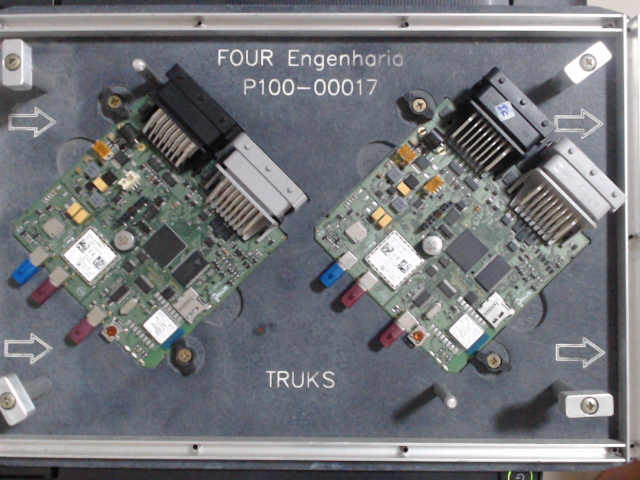
#> input picture AprendendoOPENCV/imagensOrganizadas/0.png, 640 x 480 px, found by its file name
$ python borda.py
#> lines starting #> are read from the running program, lines starting #| are printed output that depends on the picture
from ctypes import resize
import cv2
from imutils import paths
import shutil

def borda():
    Nimg = 0

    imagemPath = list(paths.list_images('pos/'))

    for z in imagemPath:
        img = cv2.imread('pos/' + str(Nimg) + '.png')
#> img is the input picture: shape (480, 640, 3); mean B, G, R 122.2, 118.4, 116.3
        edges = cv2.Canny(img, 100, 200)
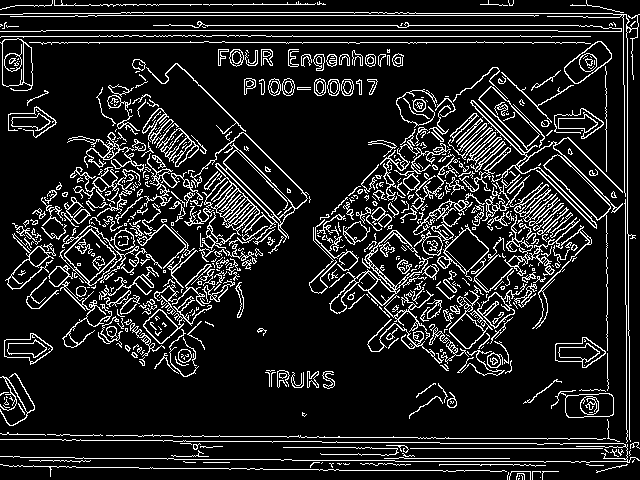
#> edges: shape (480, 640); 13% white in thin lines or dots
        cv2.imwrite('test/' + str(Nimg) + '.png', edges)
        Nimg += 1

borda()
